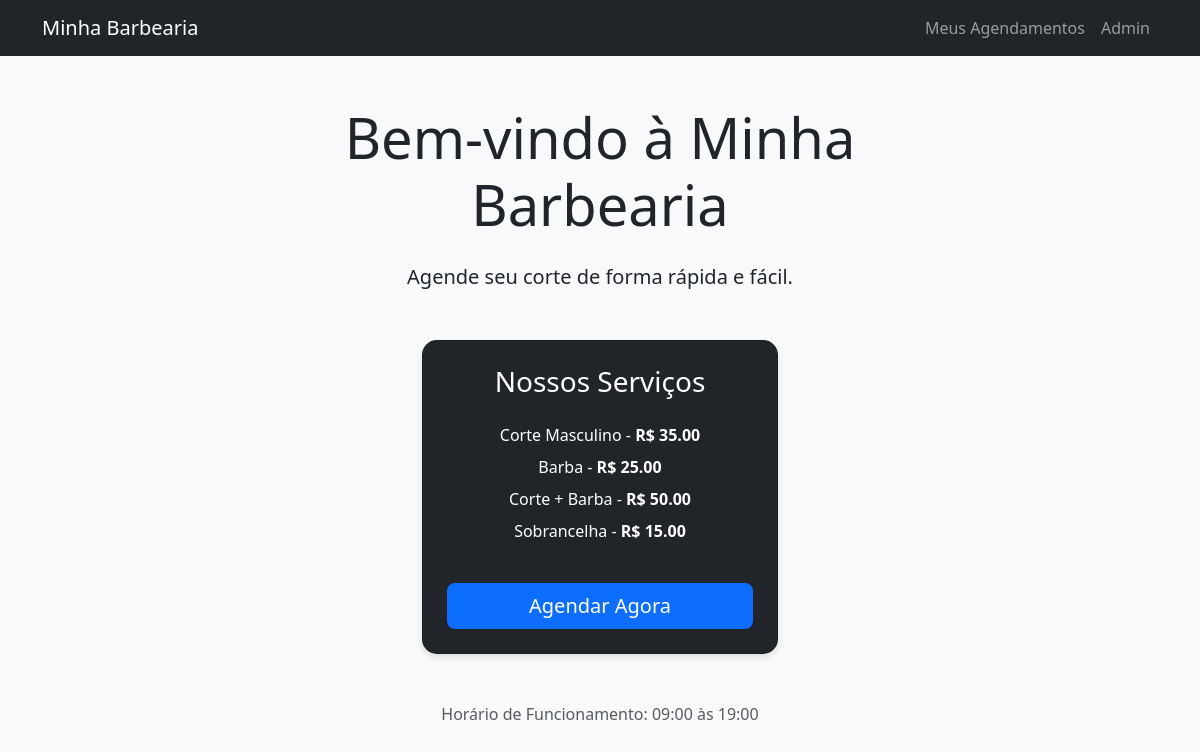
/minha-barbearia, run on the app's committed database.
### barbearia_system/app.py (models this page shows)
class Configuracao(db.Model):
    id = db.Column(db.Integer, primary_key=True)
    nome_barbearia = db.Column(db.String(100), default='Minha Barbearia')
    slug = db.Column(db.String(100), unique=True, nullable=False, default='minha-barbearia')
    horario_abertura = db.Column(db.String(5), default='09:00')
    horario_fechamento = db.Column(db.String(5), default='19:00')
    intervalo_minutos = db.Column(db.Integer, default=30)

class Servico(db.Model):
    id = db.Column(db.Integer, primary_key=True)
    nome = db.Column(db.String(100), nullable=False)
    preco = db.Column(db.Float, nullable=False)
    duracao = db.Column(db.Integer, default=30) # em minutos

### barbearia_system/app.py (the view)
@app.route('/<slug>')
def home_cliente(slug):
    config = Configuracao.query.filter_by(slug=slug).first_or_404()
    servicos = Servico.query.all()
    return render_template('cliente_home.html', servicos=servicos, config=config)

### barbearia_system/templates/cliente_home.html
{% extends 'base.html' %}
{% block content %}
<div class="row justify-content-center mt-5">
    <div class="col-md-8 text-center">
        <h1 class="display-4 mb-4">Bem-vindo à {{ config.nome_barbearia }}</h1>
        <p class="lead mb-5">Agende seu corte de forma rápida e fácil.</p>
        <div class="row mb-5">
            <div class="col-md-6 offset-md-3">
                <div class="card bg-dark text-white p-4">
                    <h3>Nossos Serviços</h3>
                    <ul class="list-unstyled mt-3">
                        {% for servico in servicos %}
                        <li class="mb-2">{{ servico.nome }} - <strong>R$ {{ "%.2f"|format(servico.preco) }}</strong></li>
                        {% endfor %}
                    </ul>
                    <a href="{{ url_for('agendar_cliente', slug=config.slug) }}" class="btn btn-primary btn-lg mt-3">Agendar Agora</a>
                </div>
            </div>
        </div>
        <div class="text-muted">
            <p>Horário de Funcionamento: {{ config.horario_abertura }} às {{ config.horario_fechamento }}</p>
        </div>
    </div>
</div>
{% endblock %}

### barbearia_system/templates/base.html (shortened to what this page needs)
<!DOCTYPE html>
<html lang="pt-br">
<head>
    <link href="https://cdn.jsdelivr.net/npm/bootstrap@5.3.0/dist/css/bootstrap.min.css" rel="stylesheet">
</head>
<body>
    <nav class="navbar navbar-expand-lg navbar-dark mb-4">
        <div class="container">
            <a class="navbar-brand" href="{{ url_for('home_cliente', slug=config.slug) if config else '#' }}">
                {{ config.nome_barbearia if config else 'BarberManager' }}
            </a>
            <div class="collapse navbar-collapse" id="navbarNav">
                <ul class="navbar-nav ms-auto">
                    {% if current_user.is_authenticated %}
                        {% if current_user.is_admin %}
                        <li class="nav-item"><a class="nav-link" href="{{ url_for('index') }}">Início</a></li>
                        <li class="nav-item"><a class="nav-link" href="{{ url_for('listar_clientes') }}">Clientes</a></li>
                        <li class="nav-item"><a class="nav-link" href="{{ url_for('listar_agendamentos') }}">Agendamentos</a></li>
                        <li class="nav-item"><a class="nav-link" href="{{ url_for('configuracoes') }}">Configurações</a></li>
                        <li class="nav-item"><a class="nav-link btn btn-outline-danger btn-sm ms-lg-2" href="{{ url_for('logout') }}">Sair</a></li>
                        {% else %}
                        <li class="nav-item"><a class="nav-link" href="{{ url_for('cliente_painel', slug=config.slug) }}">Meus Agendamentos</a></li>
                        <li class="nav-item"><a class="nav-link btn btn-outline-danger btn-sm ms-lg-2" href="{{ url_for('logout_cliente', slug=config.slug) }}">Sair</a></li>
                        {% endif %}
                    {% else %}
                        {% if config %}
                        <li class="nav-item"><a class="nav-link" href="{{ url_for('login_cliente', slug=config.slug) }}">Meus Agendamentos</a></li>
                        {% endif %}
                        <li class="nav-item"><a class="nav-link" href="{{ url_for('login') }}">Admin</a></li>
                    {% endif %}
                </ul>
            </div>
        </div>
    </nav>
    <div class="container">
        {% block content %}{% endblock %}
    </div>
</body>
</html>

### barbearia_system/templates/base.html (style rules this page uses)
body { background-color: #f8f9fa; }
.navbar { background-color: #212529; }
.card { border-radius: 15px; box-shadow: 0 4px 6px rgba(0,0,0,0.1); }
.btn-primary { background-color: #0d6efd; border: none; }

### data on the page
Configuracao: nome_barbearia "Minha Barbearia", horario_abertura "09:00", horario_fechamento "19:00"
Servico: nome "Corte Masculino", preco "35.00"
Servico: nome "Barba", preco "25.00"
Servico: nome "Corte + Barba", preco "50.00"
Servico: nome "Sobrancelha", preco "15.00"
